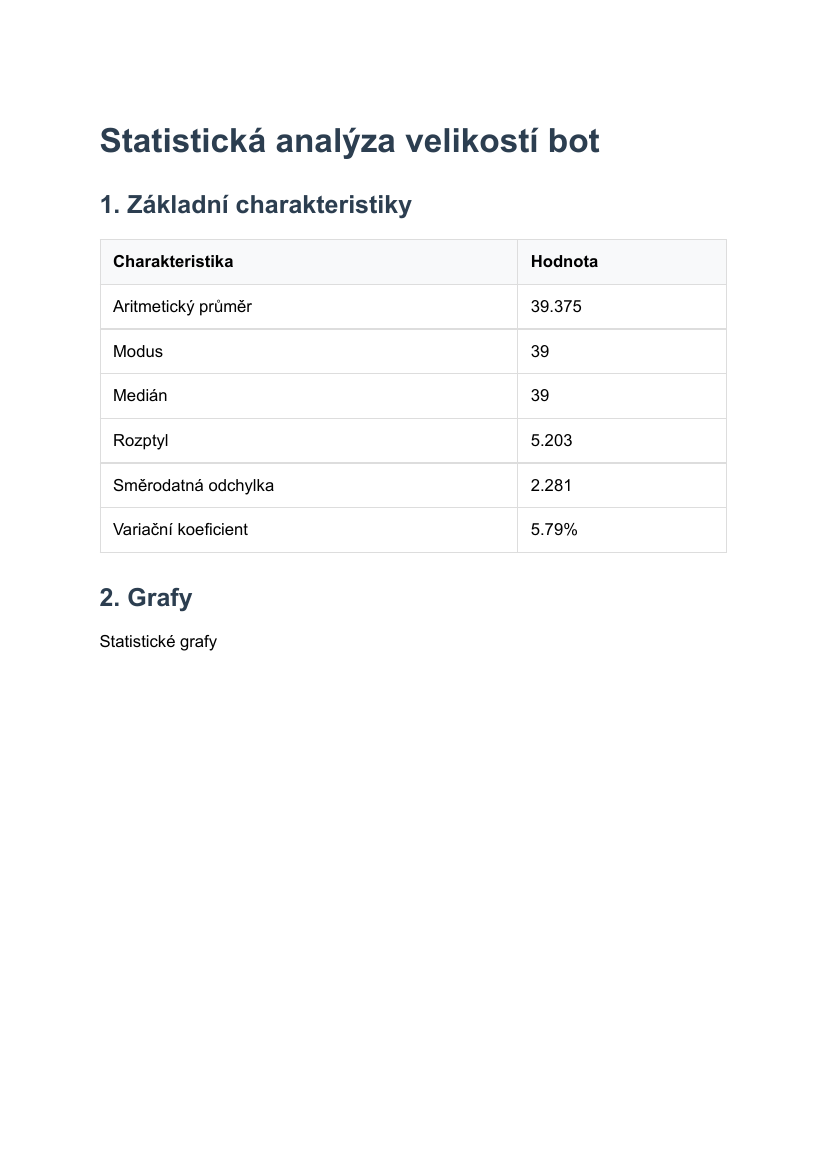

The script that saved this image:
import numpy as np
import matplotlib.pyplot as plt
from weasyprint import HTML
import tempfile

# Data
velikosti = [35, 36, 37, 38, 39, 40, 41, 42, 43, 44]
cetnosti = [5, 3, 5, 8, 12, 10, 9, 7, 3, 2]

# Základní výpočty
prumer = np.average(velikosti, weights=cetnosti)
modus = velikosti[cetnosti.index(max(cetnosti))]
median = 39

# Rozšířená data pro výpočty
rozsirena_data = []
for vel, cet in zip(velikosti, cetnosti):
    rozsirena_data.extend([vel] * cet)
rozsirena_data = np.array(rozsirena_data)

rozptyl = np.var(rozsirena_data)
smerodatna_odchylka = np.std(rozsirena_data)
variacni_koeficient = (smerodatna_odchylka / prumer) * 100

# Vytvoření grafů
plt.figure(figsize=(15, 10))

# 1. Sloupcový diagram
plt.subplot(221)
plt.bar(velikosti, cetnosti, color='skyblue')
plt.title('Četnosti velikostí bot')
plt.xlabel('Velikost boty')
plt.ylabel('Četnost')
plt.grid(True, alpha=0.3)

# 2. Koláčový diagram
plt.subplot(222)
plt.pie(cetnosti, labels=velikosti, autopct='%1.1f%%')
plt.title('Rozložení velikostí bot')

# 3. Krabicový diagram
plt.subplot(223)
plt.boxplot(rozsirena_data)
plt.title('Krabicový diagram velikostí')
plt.grid(True, alpha=0.3)

# 4. Histogram
plt.subplot(224)
plt.hist(rozsirena_data, bins=10, color='skyblue', density=True)
plt.title('Histogram velikostí')
plt.xlabel('Velikost boty')
plt.ylabel('Četnost')
plt.grid(True, alpha=0.3)

plt.tight_layout()
plt.savefig('statisticke_grafy.png', dpi=300, bbox_inches='tight')

# Vytvoření HTML reportu
html_content = f"""
<!DOCTYPE html>
<html>
<head>
    <title>Statistická analýza velikostí bot</title>
    <meta charset="utf-8">
    <style>
        @page {{
            size: A4;
            margin: 2cm;
        }}
        body {{ 
            font-family: Arial, sans-serif;
            margin: 0;
            background-color: white;
        }}
        .container {{
            max-width: 100%;
            margin: 0 auto;
            padding: 20px;
        }}
        table {{
            width: 100%;
            border-collapse: collapse;
            margin: 20px 0;
            page-break-inside: avoid;
        }}
        th, td {{
            padding: 12px;
            text-align: left;
            border: 1px solid #ddd;
        }}
        th {{
            background-color: #f8f9fa;
        }}
        img {{
            max-width: 100%;
            height: auto;
            margin: 20px 0;
            page-break-inside: avoid;
        }}
        .section {{
            margin: 30px 0;
            page-break-inside: avoid;
        }}
        h1, h2 {{
            color: #2c3e50;
            page-break-after: avoid;
        }}
        ul {{
            page-break-inside: avoid;
        }}
    </style>
</head>
<body>
    <div class="container">
        <h1>Statistická analýza velikostí bot</h1>

        <div class="section">
            <h2>1. Základní charakteristiky</h2>
            <table>
                <tr><th>Charakteristika</th><th>Hodnota</th></tr>
                <tr><td>Aritmetický průměr</td><td>{prumer:.3f}</td></tr>
                <tr><td>Modus</td><td>{modus}</td></tr>
                <tr><td>Medián</td><td>{median}</td></tr>
                <tr><td>Rozptyl</td><td>{rozptyl:.3f}</td></tr>
                <tr><td>Směrodatná odchylka</td><td>{smerodatna_odchylka:.3f}</td></tr>
                <tr><td>Variační koeficient</td><td>{variacni_koeficient:.2f}%</td></tr>
            </table>
        </div>

        <div class="section">
            <h2>2. Grafy</h2>
            <img src="statisticke_grafy.png" alt="Statistické grafy">
        </div>

        <div class="section">
            <h2>3. Tabulka četností</h2>
            <table>
                <tr>
                    <th>Velikost boty</th>
                    <th>Absolutní četnost</th>
                    <th>Relativní četnost</th>
                    <th>Relativní četnost (%)</th>
                </tr>
"""

# Přidání řádků tabulky
for vel, cet in zip(velikosti, cetnosti):
    rel_cet = cet / sum(cetnosti)
    html_content += f"""
                <tr>
                    <td>{vel}</td>
                    <td>{cet}</td>
                    <td>{rel_cet:.3f}</td>
                    <td>{rel_cet * 100:.1f}%</td>
                </tr>"""

html_content += """
            </table>
        </div>

        <div class="section">
            <h2>4. Závěry</h2>
            <ul>
                <li>Nejčastější velikost bot je {modus}</li>
                <li>Průměrná velikost bot je {prumer:.3f}</li>
                <li>50% hodnot leží pod velikostí {median}</li>
                <li>Rozptyl velikostí je {rozptyl:.3f}, což indikuje variabilitu dat</li>
                <li>Směrodatná odchylka {smerodatna_odchylka:.3f} ukazuje průměrnou odchylku od průměru</li>
                <li>Variační koeficient {variacni_koeficient:.2f}% značí relativní variabilitu souboru</li>
            </ul>
        </div>
    </div>
</body>
</html>
""".format(
    modus=modus,
    prumer=prumer,
    median=median,
    rozptyl=rozptyl,
    smerodatna_odchylka=smerodatna_odchylka,
    variacni_koeficient=variacni_koeficient
)

# Uložení HTML reportu
with open('statisticka_analyza.html', 'w', encoding='utf-8') as f:
    f.write(html_content)

# Konverze HTML do PDF
HTML(string=html_content).write_pdf('statisticka_analyza.pdf') 